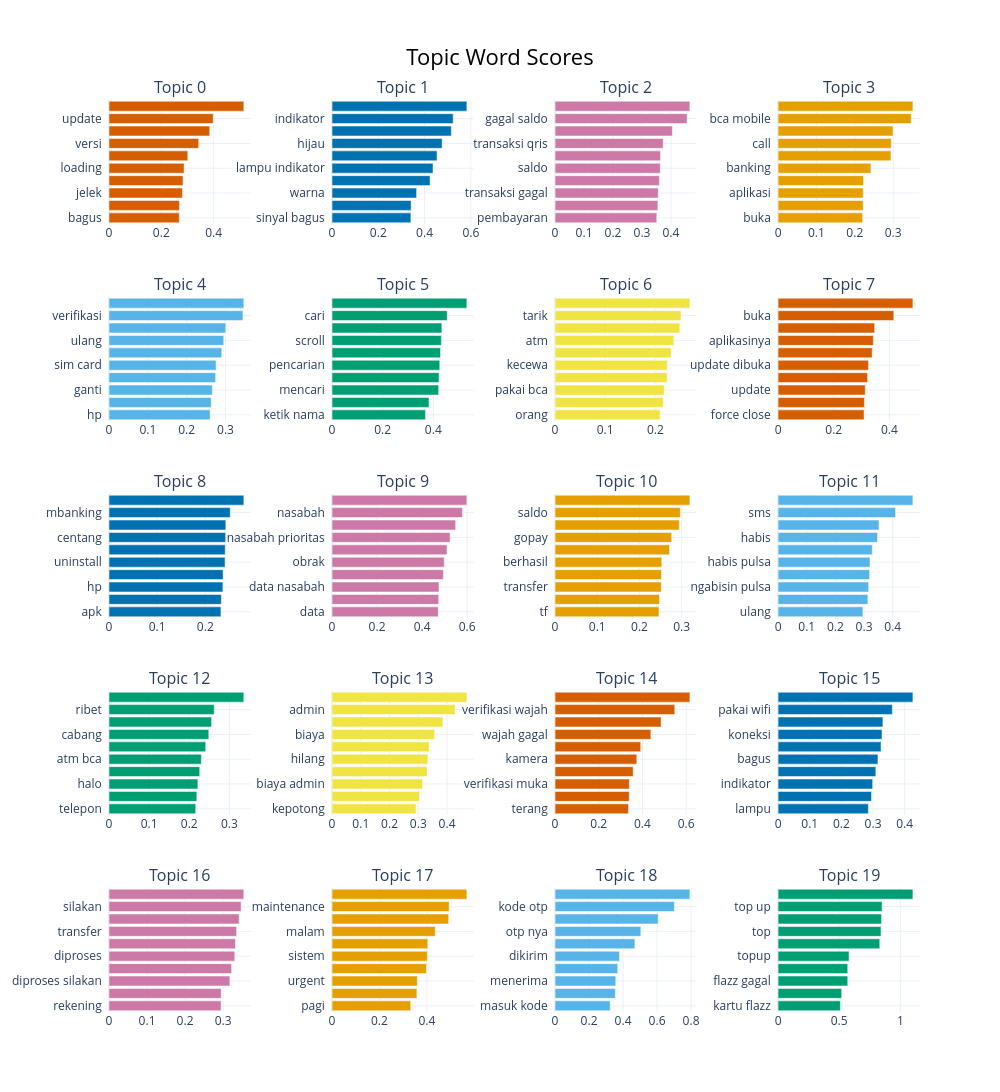

The notebook cell saved with this chart:
### Markdown cell above
Topic-Word Scores (barchart c-TF-IDF)

### Code cell
fig_barchart = topic_model.visualize_barchart(
    top_n_topics=len(topic_info[topic_info.Topic != -1]),  # semua topik, atau ganti angka spesifik misal 12
    n_words=10
)
fig_barchart.show()

### Figure 1 — Plotly figure (JSON) as saved in the notebook; plotly's stock layout.template omitted (floating-point values rounded to 4 significant figures)
{"data": [{"marker": {"color": "#D55E00"}, "orientation": "h", "type": "bar", "x": [0.2685, 0.2692, 0.2808, 0.283, 0.2872, 0.3013, 0.3427, 0.3852, 0.3983, 0.5155], "xaxis": "x", "y": ["bagus  ", "habis update  ", "jelek  ", "ngelag  ", "loading  ", "lemot update  ", "versi  ", "update lemot  ", "update  ", "lemot  "], "yaxis": "y"}, {"marker": {"color": "#0072B2"}, "orientation": "h", "type": "bar", "x": [0.3407, 0.3419, 0.3656, 0.4239, 0.4365, 0.4539, 0.4758, 0.5156, 0.5237, 0.5828], "xaxis": "x2", "y": ["sinyal bagus  ", "bagus  ", "warna  ", "sinyal  ", "lampu indikator  ", "indikator merah  ", "hijau  ", "lampu  ", "indikator  ", "merah  "], "yaxis": "y2"}, {"marker": {"color": "#CC79A7"}, "orientation": "h", "type": "bar", "x": [0.3511, 0.3548, 0.356, 0.3601, 0.3633, 0.3637, 0.3728, 0.405, 0.4555, 0.4653], "xaxis": "x3", "y": ["pembayaran  ", "terpotong  ", "transaksi gagal  ", "saldo terpotong  ", "saldo  ", "gagal  ", "transaksi qris  ", "qris gagal  ", "gagal saldo  ", "qris  "], "yaxis": "y3"}, {"marker": {"color": "#E69F00"}, "orientation": "h", "type": "bar", "x": [0.2204, 0.2215, 0.2216, 0.2226, 0.2418, 0.2941, 0.2951, 0.2995, 0.3468, 0.3514], "xaxis": "x4", "y": ["buka  ", "pelayanan  ", "aplikasi  ", "aplikasi bca  ", "banking  ", "video  ", "call  ", "video call  ", "bca mobile  ", "mobile  "], "yaxis": "y4"}, {"marker": {"color": "#56B4E9"}, "orientation": "h", "type": "bar", "x": [0.2603, 0.2632, 0.2661, 0.2745, 0.2757, 0.2902, 0.2954, 0.3006, 0.3448, 0.3471], "xaxis": "x5", "y": ["hp  ", "pulsa  ", "ganti  ", "card  ", "sim card  ", "sms  ", "ulang  ", "verifikasi ulang  ", "verifikasi  ", "sim  "], "yaxis": "y5"}, {"marker": {"color": "#009E73"}, "orientation": "h", "type": "bar", "x": [0.3688, 0.3829, 0.421, 0.4222, 0.4255, 0.4283, 0.4317, 0.4336, 0.4548, 0.5324], "xaxis": "x6", "y": ["ketik nama  ", "transfer  ", "mencari  ", "ketik  ", "pencarian  ", "search  ", "scroll  ", "manual  ", "cari  ", "nama  "], "yaxis": "y6"}, {"marker": {"color": "#F0E442"}, "orientation": "h", "type": "bar", "x": [0.2095, 0.2157, 0.2177, 0.2236, 0.2238, 0.2315, 0.237, 0.2487, 0.2509, 0.2689], "xaxis": "x7", "y": ["orang  ", "tunai  ", "pakai bca  ", "duit  ", "kecewa  ", "asuransi  ", "atm  ", "bank  ", "tarik  ", "uang  "], "yaxis": "y7"}, {"marker": {"color": "#D55E00"}, "orientation": "h", "type": "bar", "x": [0.3091, 0.3101, 0.3132, 0.3216, 0.3246, 0.3381, 0.3422, 0.3469, 0.4159, 0.4844], "xaxis": "x8", "y": ["force close  ", "update buka  ", "update  ", "apk  ", "update dibuka  ", "close  ", "aplikasinya  ", "aksesibilitas  ", "buka  ", "dibuka  "], "yaxis": "y8"}, {"marker": {"color": "#0072B2"}, "orientation": "h", "type": "bar", "x": [0.2325, 0.2333, 0.2365, 0.2369, 0.2411, 0.2414, 0.2423, 0.2427, 0.2517, 0.28], "xaxis": "x9", "y": ["apk  ", "update  ", "hp  ", "aplikasi  ", "uninstall  ", "download  ", "centang  ", "install  ", "mbanking  ", "login  "], "yaxis": "y9"}, {"marker": {"color": "#CC79A7"}, "orientation": "h", "type": "bar", "x": [0.4718, 0.4737, 0.475, 0.4944, 0.4982, 0.5104, 0.5243, 0.549, 0.5788, 0.5987], "xaxis": "x10", "y": ["data  ", "aman  ", "data nasabah  ", "obrak abrik  ", "obrak  ", "privasi  ", "nasabah prioritas  ", "abrik  ", "nasabah  ", "prioritas  "], "yaxis": "y10"}, {"marker": {"color": "#E69F00"}, "orientation": "h", "type": "bar", "x": [0.2461, 0.2473, 0.2517, 0.2521, 0.2528, 0.2712, 0.2763, 0.2943, 0.2968, 0.3194], "xaxis": "x11", "y": ["tf  ", "saldonya  ", "transfer  ", "saldo masuk  ", "berhasil  ", "uang  ", "gopay  ", "masuk  ", "saldo  ", "dana  "], "yaxis": "y11"}, {"marker": {"color": "#56B4E9"}, "orientation": "h", "type": "bar", "x": [0.2959, 0.3134, 0.316, 0.3193, 0.3207, 0.3287, 0.3468, 0.352, 0.4097, 0.4704], "xaxis": "x12", "y": ["ulang  ", "registrasi  ", "ngabisin pulsa  ", "ngabisin  ", "habis pulsa  ", "aktivasi  ", "habis  ", "pulsa habis  ", "sms  ", "pulsa  "], "yaxis": "y12"}, {"marker": {"color": "#009E73"}, "orientation": "h", "type": "bar", "x": [0.2161, 0.2189, 0.2215, 0.2261, 0.2302, 0.2411, 0.2488, 0.2557, 0.2623, 0.3361], "xaxis": "x13", "y": ["telepon  ", "halo bca  ", "halo  ", "kartu  ", "atm bca  ", "registrasi  ", "cabang  ", "banking  ", "ribet  ", "atm  "], "yaxis": "y13"}, {"marker": {"color": "#F0E442"}, "orientation": "h", "type": "bar", "x": [0.2922, 0.3039, 0.3148, 0.3305, 0.3334, 0.3377, 0.3568, 0.3855, 0.4278, 0.469], "xaxis": "x14", "y": ["kepotong  ", "bulanan  ", "biaya admin  ", "potong  ", "hilang  ", "mutasi  ", "biaya  ", "ribu  ", "admin  ", "potongan  "], "yaxis": "y14"}, {"marker": {"color": "#D55E00"}, "orientation": "h", "type": "bar", "x": [0.3359, 0.3395, 0.34, 0.3574, 0.3741, 0.392, 0.4384, 0.4852, 0.5481, 0.617], "xaxis": "x15", "y": ["terang  ", "ktp  ", "verifikasi muka  ", "vermuk  ", "kamera  ", "muka  ", "wajah gagal  ", "verifikasi  ", "verifikasi wajah  ", "wajah  "], "yaxis": "y15"}, {"marker": {"color": "#0072B2"}, "orientation": "h", "type": "bar", "x": [0.2852, 0.2953, 0.2989, 0.3088, 0.3155, 0.3253, 0.3283, 0.3312, 0.3609, 0.426], "xaxis": "x16", "y": ["lampu  ", "terputus  ", "indikator  ", "merah  ", "bagus  ", "sinyal  ", "koneksi  ", "jaringan  ", "pakai wifi  ", "wifi  "], "yaxis": "y16"}, {"marker": {"color": "#CC79A7"}, "orientation": "h", "type": "bar", "x": [0.2947, 0.2949, 0.3179, 0.3224, 0.3308, 0.3324, 0.3355, 0.3423, 0.3474, 0.3545], "xaxis": "x17", "y": ["rekening  ", "transfer rekening  ", "diproses silakan  ", "notifikasi  ", "diproses  ", "ulangi  ", "transfer  ", "transaksi diproses  ", "silakan  ", "silakan ulangi  "], "yaxis": "y17"}, {"marker": {"color": "#E69F00"}, "orientation": "h", "type": "bar", "x": [0.3317, 0.358, 0.3597, 0.3978, 0.402, 0.4041, 0.4352, 0.492, 0.4939, 0.5685], "xaxis": "x18", "y": ["pagi  ", "jam jam  ", "urgent  ", "gangguan  ", "sistem  ", "pemeliharaan sistem  ", "malam  ", "jam  ", "maintenance  ", "pemeliharaan  "], "yaxis": "y18"}, {"marker": {"color": "#56B4E9"}, "orientation": "h", "type": "bar", "x": [0.3242, 0.3546, 0.3572, 0.3688, 0.3789, 0.4696, 0.5046, 0.6066, 0.7019, 0.793], "xaxis": "x19", "y": ["masuk kode  ", "menerima kode  ", "menerima  ", "kirim  ", "dikirim  ", "otp masuk  ", "otp nya  ", "kode  ", "kode otp  ", "otp  "], "yaxis": "y19"}, {"marker": {"color": "#009E73"}, "orientation": "h", "type": "bar", "x": [0.5095, 0.52, 0.5696, 0.5696, 0.5804, 0.8317, 0.8417, 0.8461, 0.8502, 1.103], "xaxis": "x20", "y": ["kartu flazz  ", "saldo flazz  ", "flazz gagal  ", "topup flazz  ", "topup  ", "up  ", "top  ", "up flazz  ", "top up  ", "flazz  "], "yaxis": "y20"}], "layout": {"annotations": [{"font": {"size": 16}, "showarrow": false, "text": "Topic 0", "x": 0.0875, "xanchor": "center", "xref": "paper", "y": 1.0, "yanchor": "bottom", "yref": "paper"}, {"font": {"size": 16}, "showarrow": false, "text": "Topic 1", "x": 0.3625, "xanchor": "center", "xref": "paper", "y": 1.0, "yanchor": "bottom", "yref": "paper"}, {"font": {"size": 16}, "showarrow": false, "text": "Topic 2", "x": 0.6375, "xanchor": "center", "xref": "paper", "y": 1.0, "yanchor": "bottom", "yref": "paper"}, {"font": {"size": 16}, "showarrow": false, "text": "Topic 3", "x": 0.9125, "xanchor": "center", "xref": "paper", "y": 1.0, "yanchor": "bottom", "yref": "paper"}, {"font": {"size": 16}, "showarrow": false, "text": "Topic 4", "x": 0.0875, "xanchor": "center", "xref": "paper", "y": 0.784, "yanchor": "bottom", "yref": "paper"}, {"font": {"size": 16}, "showarrow": false, "text": "Topic 5", "x": 0.3625, "xanchor": "center", "xref": "paper", "y": 0.784, "yanchor": "bottom", "yref": "paper"}, {"font": {"size": 16}, "showarrow": false, "text": "Topic 6", "x": 0.6375, "xanchor": "center", "xref": "paper", "y": 0.784, "yanchor": "bottom", "yref": "paper"}, {"font": {"size": 16}, "showarrow": false, "text": "Topic 7", "x": 0.9125, "xanchor": "center", "xref": "paper", "y": 0.784, "yanchor": "bottom", "yref": "paper"}, {"font": {"size": 16}, "showarrow": false, "text": "Topic 8", "x": 0.0875, "xanchor": "center", "xref": "paper", "y": 0.568, "yanchor": "bottom", "yref": "paper"}, {"font": {"size": 16}, "showarrow": false, "text": "Topic 9", "x": 0.3625, "xanchor": "center", "xref": "paper", "y": 0.568, "yanchor": "bottom", "yref": "paper"}, {"font": {"size": 16}, "showarrow": false, "text": "Topic 10", "x": 0.6375, "xanchor": "center", "xref": "paper", "y": 0.568, "yanchor": "bottom", "yref": "paper"}, {"font": {"size": 16}, "showarrow": false, "text": "Topic 11", "x": 0.9125, "xanchor": "center", "xref": "paper", "y": 0.568, "yanchor": "bottom", "yref": "paper"}, {"font": {"size": 16}, "showarrow": false, "text": "Topic 12", "x": 0.0875, "xanchor": "center", "xref": "paper", "y": 0.352, "yanchor": "bottom", "yref": "paper"}, {"font": {"size": 16}, "showarrow": false, "text": "Topic 13", "x": 0.3625, "xanchor": "center", "xref": "paper", "y": 0.352, "yanchor": "bottom", "yref": "paper"}, {"font": {"size": 16}, "showarrow": false, "text": "Topic 14", "x": 0.6375, "xanchor": "center", "xref": "paper", "y": 0.352, "yanchor": "bottom", "yref": "paper"}, {"font": {"size": 16}, "showarrow": false, "text": "Topic 15", "x": 0.9125, "xanchor": "center", "xref": "paper", "y": 0.352, "yanchor": "bottom", "yref": "paper"}, {"font": {"size": 16}, "showarrow": false, "text": "Topic 16", "x": 0.0875, "xanchor": "center", "xref": "paper", "y": 0.136, "yanchor": "bottom", "yref": "paper"}, {"font": {"size": 16}, "showarrow": false, "text": "Topic 17", "x": 0.3625, "xanchor": "center", "xref": "paper", "y": 0.136, "yanchor": "bottom", "yref": "paper"}, {"font": {"size": 16}, "showarrow": false, "text": "Topic 18", "x": 0.6375, "xanchor": "center", "xref": "paper", "y": 0.136, "yanchor": "bottom", "yref": "paper"}, {"font": {"size": 16}, "showarrow": false, "text": "Topic 19", "x": 0.9125, "xanchor": "center", "xref": "paper", "y": 0.136, "yanchor": "bottom", "yref": "paper"}], "height": 1250, "hoverlabel": {"bgcolor": "white", "font": {"family": "Rockwell", "size": 16}}, "showlegend": false, "title": {"font": {"color": "Black", "size": 22}, "text": "Topic Word Scores", "x": 0.5, "xanchor": "center", "yanchor": "top"}, "width": 1000, "xaxis": {"anchor": "y", "domain": [0, 0.175], "showgrid": true}, "xaxis10": {"anchor": "y10", "domain": [0.275, 0.45], "showgrid": true}, "xaxis11": {"anchor": "y11", "domain": [0.55, 0.725], "showgrid": true}, "xaxis12": {"anchor": "y12", "domain": [0.825, 1], "showgrid": true}, "xaxis13": {"anchor": "y13", "domain": [0, 0.175], "showgrid": true}, "xaxis14": {"anchor": "y14", "domain": [0.275, 0.45], "showgrid": true}, "xaxis15": {"anchor": "y15", "domain": [0.55, 0.725], "showgrid": true}, "xaxis16": {"anchor": "y16", "domain": [0.825, 1], "showgrid": true}, "xaxis17": {"anchor": "y17", "domain": [0, 0.175], "showgrid": true}, "xaxis18": {"anchor": "y18", "domain": [0.275, 0.45], "showgrid": true}, "xaxis19": {"anchor": "y19", "domain": [0.55, 0.725], "showgrid": true}, "xaxis2": {"anchor": "y2", "domain": [0.275, 0.45], "showgrid": true}, "xaxis20": {"anchor": "y20", "domain": [0.825, 1], "showgrid": true}, "xaxis3": {"anchor": "y3", "domain": [0.55, 0.725], "showgrid": true}, "xaxis4": {"anchor": "y4", "domain": [0.825, 1], "showgrid": true}, "xaxis5": {"anchor": "y5", "domain": [0, 0.175], "showgrid": true}, "xaxis6": {"anchor": "y6", "domain": [0.275, 0.45], "showgrid": true}, "xaxis7": {"anchor": "y7", "domain": [0.55, 0.725], "showgrid": true}, "xaxis8": {"anchor": "y8", "domain": [0.825, 1], "showgrid": true}, "xaxis9": {"anchor": "y9", "domain": [0, 0.175], "showgrid": true}, "yaxis": {"anchor": "x", "domain": [0.864, 1.0], "showgrid": true}, "yaxis10": {"anchor": "x10", "domain": [0.432, 0.568], "showgrid": true}, "yaxis11": {"anchor": "x11", "domain": [0.432, 0.568], "showgrid": true}, "yaxis12": {"anchor": "x12", "domain": [0.432, 0.568], "showgrid": true}, "yaxis13": {"anchor": "x13", "domain": [0.216, 0.352], "showgrid": true}, "yaxis14": {"anchor": "x14", "domain": [0.216, 0.352], "showgrid": true}, "yaxis15": {"anchor": "x15", "domain": [0.216, 0.352], "showgrid": true}, "yaxis16": {"anchor": "x16", "domain": [0.216, 0.352], "showgrid": true}, "yaxis17": {"anchor": "x17", "domain": [0, 0.136], "showgrid": true}, "yaxis18": {"anchor": "x18", "domain": [0, 0.136], "showgrid": true}, "yaxis19": {"anchor": "x19", "domain": [0, 0.136], "showgrid": true}, "yaxis2": {"anchor": "x2", "domain": [0.864, 1.0], "showgrid": true}, "yaxis20": {"anchor": "x20", "domain": [0, 0.136], "showgrid": true}, "yaxis3": {"anchor": "x3", "domain": [0.864, 1.0], "showgrid": true}, "yaxis4": {"anchor": "x4", "domain": [0.864, 1.0], "showgrid": true}, "yaxis5": {"anchor": "x5", "domain": [0.648, 0.784], "showgrid": true}, "yaxis6": {"anchor": "x6", "domain": [0.648, 0.784], "showgrid": true}, "yaxis7": {"anchor": "x7", "domain": [0.648, 0.784], "showgrid": true}, "yaxis8": {"anchor": "x8", "domain": [0.648, 0.784], "showgrid": true}, "yaxis9": {"anchor": "x9", "domain": [0.432, 0.568], "showgrid": true}}}
